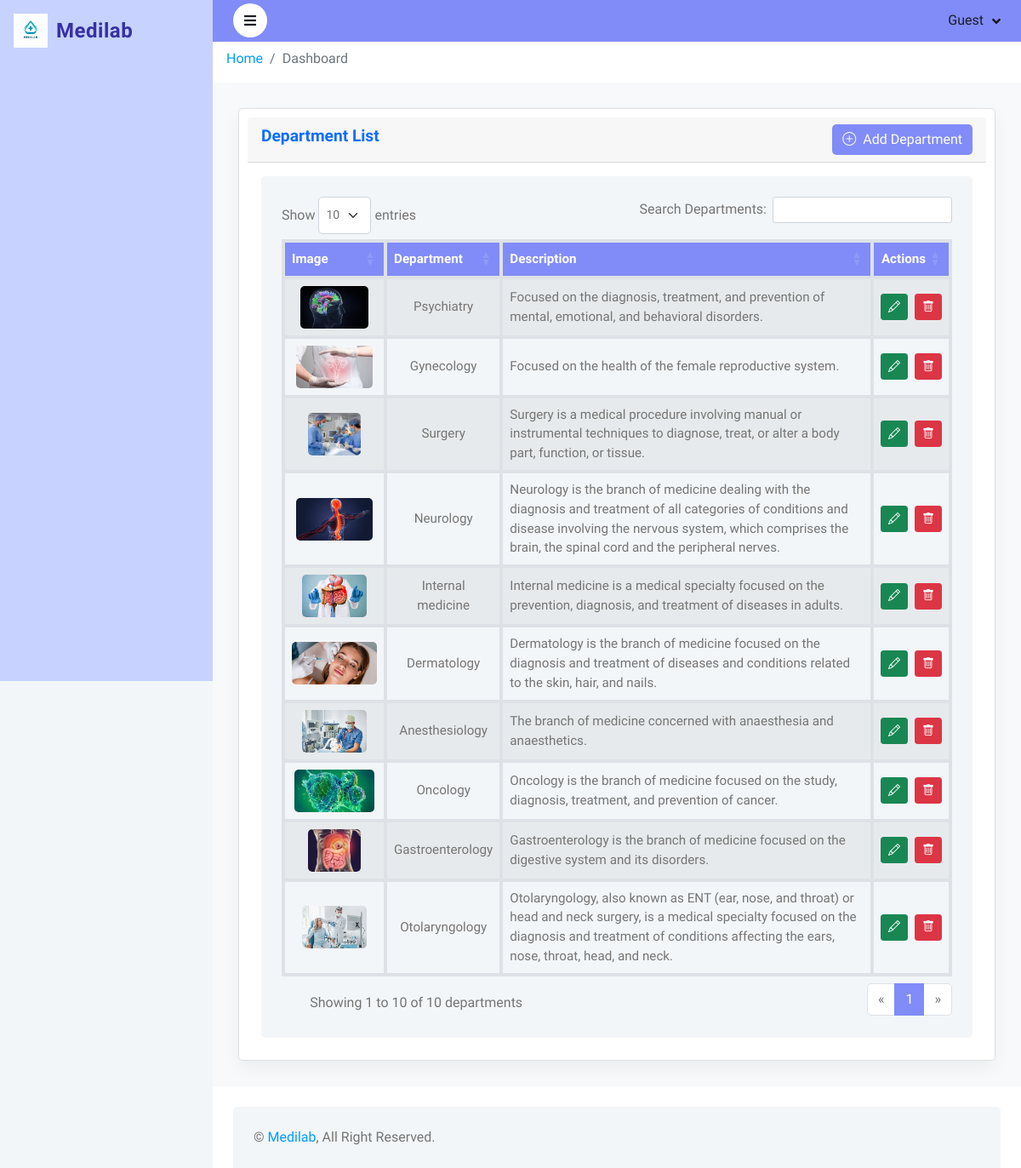
The app's page /deplist.php with its own data.
### tables this page shows
CREATE TABLE IF NOT EXISTS `department` (
  `DepID` int(11) NOT NULL AUTO_INCREMENT,
  `DepName` varchar(100) NOT NULL,
  `Description` text,
  `Image` varchar(255) DEFAULT NULL,
  PRIMARY KEY (`DepID`)
);

### deplist.php (the view, shortened to what this page needs)
<?php
require_once 'dp.php';
$query = "SELECT * FROM department";
$result = mysqli_query($conn, $query);
?>
<?php require('common/head.php') ?>
</head>
<body>
<?php require('common/sidebar.php') ?>
<div class="content">
<?php require('common/navbar.php') ?>
<div class="container-fluid py-2 px-3">
  <nav aria-label="breadcrumb">
    <ol class="breadcrumb mb-2">
      <li class="breadcrumb-item"><a href="index.php">Home</a></li>
      <li class="breadcrumb-item active" aria-current="page">Dashboard</li>
    </ol>
  </nav>
</div>
<div class="app-body">
  <div class="col-sm-12">
    <div class="card">
      <div class="card-header d-flex align-items-center justify-content-between">
        <h5 class="card-title">Department List</h5>
        <button class="btn btn-indigo-400 ms-auto" data-bs-toggle="modal" data-bs-target="#addDepartmentModal">
          <i class="bi bi-plus-circle me-1"></i> Add Department
        </button>
      </div>
      <div class="card-body">
        <div class="bg-light rounded p-4">
          <div class="table-responsive">
            <table id="basicExample" class="table table-hover table-bordered table-striped align-middle m-0">
              <thead class="text-center" style="background-color: #818cf8; color: white;">
                <tr>
                  <th>Image</th>
                  <th>Department</th>
                  <th>Description</th>
                  <th class="text-center">Actions</th>
                </tr>
              </thead>
              <tbody>
                <?php if ($result && mysqli_num_rows($result) > 0): ?>
                  <?php while ($row = mysqli_fetch_assoc($result)): ?>
                  <tr class="text-center">
                    <td>
                      <?php if (!empty($row['Image'])): ?>
                        <img src="uploads/departments/<?= htmlspecialchars($row['Image']) ?>" alt="Department Image" class="department-image" loading="lazy">
                      <?php else: ?>
                        <span class="text-muted">No Image</span>
                      <?php endif; ?>
                    </td>
                    <td><?= htmlspecialchars($row['DepName']) ?></td>
                    <td class="text-start"><?= htmlspecialchars($row['Description']) ?></td>
                    <td>
                      <div class="action-buttons">
                        <button class="btn btn-sm btn-success edit-btn"
                          data-id="<?= $row['DepID'] ?>"
                          data-name="<?= htmlspecialchars($row['DepName'], ENT_QUOTES) ?>"
                          data-desc="<?= htmlspecialchars($row['Description'], ENT_QUOTES) ?>"
                          data-image="<?= htmlspecialchars($row['Image'], ENT_QUOTES) ?>"
                          data-bs-toggle="modal"
                          data-bs-target="#editDepartmentModal"
                          title="Edit"
                        >
                          <i class="bi bi-pencil"></i>
                        </button>
                        <a href="deletedepartment.php?id=<?= $row['DepID'] ?>"
                           class="btn btn-sm btn-danger delete-link"
                           title="Delete"
                        >
                          <i class="bi bi-trash"></i>
                        </a>
                      </div>
                    </td>
                  </tr>
                  <?php endwhile; ?>
                <?php else: ?>
                  <tr><td colspan="4" class="text-center text-muted">No departments found.</td></tr>
                <?php endif; ?>
              </tbody>
            </table>
          </div>
        </div>
      </div>
    </div>
  </div>
</div>
<?php require('common/footer.php') ?>
</div>
<link href="css/bootstrap.min.css" rel="stylesheet">
<link href="https://cdn.datatables.net/1.13.6/css/dataTables.bootstrap5.min.css" rel="stylesheet"/>
</body>
</html>

### common/head.php (shortened to what this page needs)
<!DOCTYPE html>
<html lang="en">
<head>
    <link href="https://cdnjs.cloudflare.com/ajax/libs/font-awesome/5.10.0/css/all.min.css" rel="stylesheet">
    <link href="https://cdn.jsdelivr.net/npm/bootstrap-icons@1.4.1/font/bootstrap-icons.css" rel="stylesheet">
    <link href="css/style.css" rel="stylesheet">
    <link rel="stylesheet" href="css/style1.css"/>
<link href="css/bootstrap.min.css" rel="stylesheet">
  <link href="https://cdn.datatables.net/1.13.6/css/dataTables.bootstrap5.min.css" rel="stylesheet"/>
</head>

### common/sidebar.php (shortened to what this page needs)
<div class="sidebar pe-4 pb-3">
  <nav class="navbar navbar-light">
    <a class="navbar d-flex align-items-center px-3 py-2">
      <img src="Medilab.png" alt="logo">
      <span class="fs-4 fw-semibold">Medilab</span>
    </a>
  </nav>
</div>

### common/navbar.php (shortened to what this page needs)
<nav class="navbar navbar-expand sticky-top px-4 py-0" style="background-color: #818CF8;">
    <a href="#" class="sidebar-toggler flex-shrink-0 text-dark">
        <i class="fa fa-bars"></i>
    </a>
    <div class="navbar-nav align-items-center ms-auto">
        <div class="nav-item dropdown">
            <a href="#" class="nav-link dropdown-toggle text-dark" data-bs-toggle="dropdown" role="button" aria-expanded="false">
                <span class="d-none d-lg-inline-flex">
                    <?= htmlspecialchars($_SESSION['username'] ?? 'Guest') ?>
                </span>
            </a>
        </div>
    </div>
</nav>

### common/footer.php
<div class="container-fluid pt-4 px-4">
                <div class="bg-light rounded-top p-4">
                    <div class="row">
                        <div class="col-12 col-sm-6 text-center text-sm-start">
                            &copy; <a href="#">Medilab</a>, All Right Reserved.
                        </div>
                    </div>
                </div>
            </div>

### css/style.css (style rules this page uses)
:root { --primary: #009CFF; --light: #F3F6F9; --dark: #191C24; }
.btn { transition: .5s; }
.sidebar { position: fixed; top: 0; left: 0; bottom: 0; width: 250px; height: 100vh; overflow-y: auto; background: var(--light); transition: 0.5s; z-index: 999; }
.content { margin-left: 250px; min-height: 100vh; background: #FFFFFF; transition: 0.5s; }
@media (min-width: 992px) { .sidebar { margin-left: 0; } }
@media (min-width: 992px) { .content { width: calc(100% - 250px); } }
.content .navbar .navbar-nav .nav-link { margin-left: 25px; padding: 12px 0; color: var(--dark); outline: none; }
.content .navbar .sidebar-toggler, .content .navbar .navbar-nav .nav-link i { width: 40px; height: 40px; display: inline-flex; align-items: center; justify-content: center; background: #FFFFFF; border-radius: 40px; }
.content .navbar .dropdown-toggle::after { margin-left: 6px; vertical-align: middle; border: none; content: "\f107"; font-family: "Font Awesome 5 Free"; font-weight: 900; transition: .5s; }

### css/style1.css (style rules this page uses)
* { box-sizing: border-box; }
body { font-family: Arial, sans-serif; background-color: #f4f4f4; }
.card { background: white; border-radius: 6px; box-shadow: 0 1px 5px rgba(0, 0, 0, 0.05); padding: 10px; margin: 6px; flex: 1 1 calc(25% - 12px); text-align: center; }

### common/head.php (style rules this page uses)
.table th, .table td, .table, .table th, .table td { border: 2px solid #dee2e6 !important; }
body { background-color: #f8f9fa; }
.table td, .table th { vertical-align: middle; }
.app-body { padding: 1.5rem; background-color: #f8f9fa; min-height: 100vh; }
.card { border-radius: 0.75rem; box-shadow: 0 0.125rem 0.25rem rgb(0 0 0 / 0.075); }
.card-header { background-color: #fff; border-bottom: 1px solid #e9ecef; font-weight: 600; font-size: 1.125rem; padding: 1rem 1.5rem; border-top-left-radius: 0.75rem; border-top-right-radius: 0.75rem; }
.card-body { padding: 1.25rem 1.5rem; }
.table { font-size: 0.95rem; color: #495057; }
.table thead th { border-bottom: 2px solid #dee2e6; font-weight: 600; }
.card { border-radius: 1rem; box-shadow: 0 0.5rem 1.2rem rgba(0, 0, 0, 0.05); border: none; }
.card-title { font-weight: 600; font-size: 1.2rem; color: #0d6efd; }

### deplist.php (style rules this page uses)
.action-buttons { display: flex; gap: 8px; justify-content: center; }
.department-image { height: 50px; width: auto; object-fit: contain; border-radius: 5px; }
.btn-indigo-400 { background-color: #818CF8 !important; color: white !important; border: none !important; }

### common/sidebar.php (style rules this page uses)
.sidebar { background-color: #c7d2fe; min-height: 100vh; }
.sidebar img { width: 40px; height: auto; }
.sidebar span { font-size: 1.25rem; font-weight: 600; color: #3730a3; margin-left: 10px; letter-spacing: 0.5px; }

### records on screen
department: Image (picture), DepName "Psychiatry", Description "Focused on the diagnosis, treatment, and prevention of mental, emotional, and behavioral disorders."
department: Image (picture), DepName "Gynecology", Description "Focused on the health of the female reproductive system."
department: Image (picture), DepName "Surgery", Description "Surgery is a medical procedure involving manual or instrumental techniques to diagnose, treat, or alter a body part, function, or tissue."
department: Image (picture), DepName "Neurology", Description "Neurology is the branch of medicine dealing with the diagnosis and treatment of all categories of conditions and disease involving the nervous system, which comprises the brain, the spinal cord and the peripheral nerves."
department: Image (picture), DepName "Internal medicine", Description "Internal medicine is a medical specialty focused on the prevention, diagnosis, and treatment of diseases in adults."
department: Image (picture), DepName "Dermatology", Description "Dermatology is the branch of medicine focused on the diagnosis and treatment of diseases and conditions related to the skin, hair, and nails."
department: Image (picture), DepName "Anesthesiology", Description "The branch of medicine concerned with anaesthesia and anaesthetics."
department: Image (picture), DepName "Oncology", Description "Oncology is the branch of medicine focused on the study, diagnosis, treatment, and prevention of cancer."
department: Image (picture), DepName "Gastroenterology", Description "Gastroenterology is the branch of medicine focused on the digestive system and its disorders."
department: Image (picture), DepName "Otolaryngology", Description "Otolaryngology, also known as ENT (ear, nose, and throat) or head and neck surgery, is a medical specialty focused on the diagnosis and treatment of conditions affecting the ears, nose, throat, head, and neck."

### other values on screen
$_SESSION['username'] "Guest"
